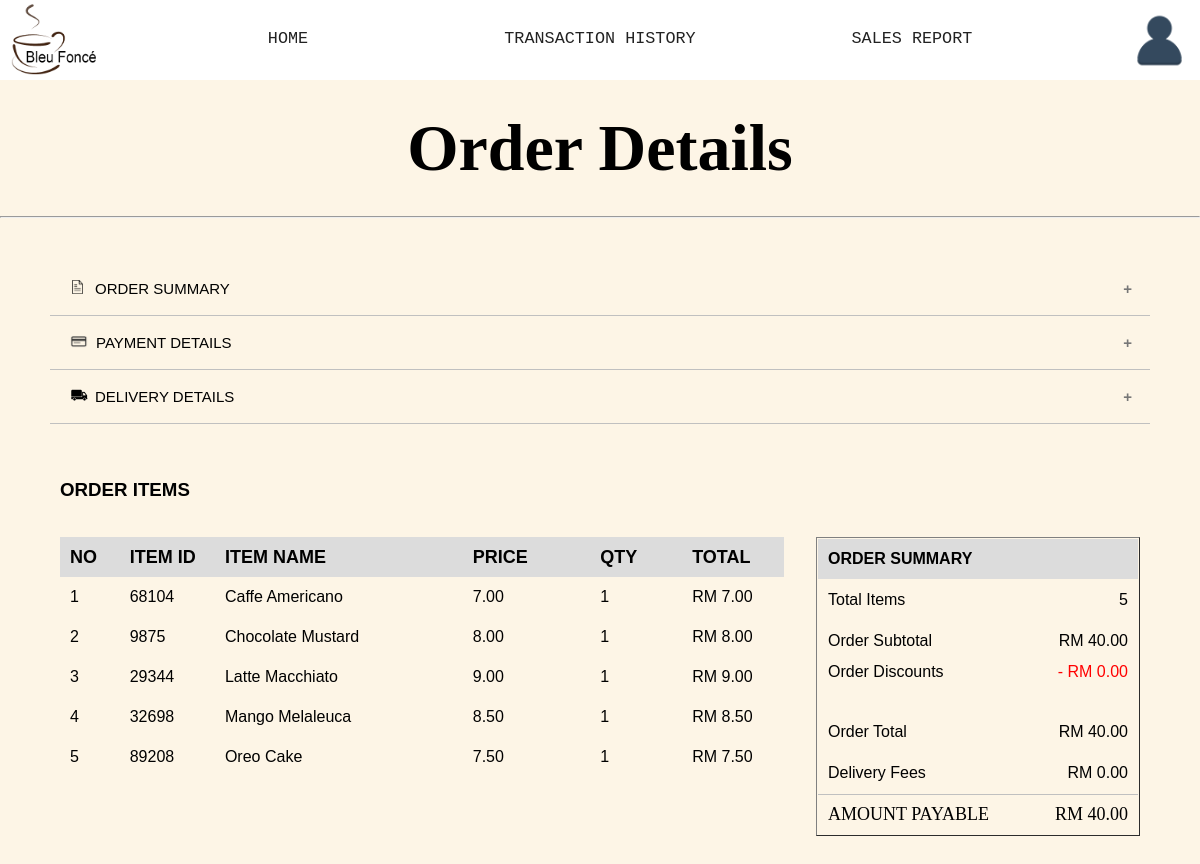
Page /ADMIN/A.View Order Detail.php?view&id=27043 on the committed database.
### tables this page shows
CREATE TABLE IF NOT EXISTS `order_detail` (
  `No` int(255) NOT NULL AUTO_INCREMENT,
  `Order_Date` date NOT NULL,
  `Order_ID` int(5) NOT NULL,
  `User_ID` int(5) NOT NULL,
  `Item_Category` varchar(100) NOT NULL,
  `Item_ID` int(5) NOT NULL,
  `Item_img` varchar(200) NOT NULL,
  `Item_Name` varchar(200) NOT NULL,
  `Unit_Price` decimal(4,2) NOT NULL,
  `Quantity` int(11) NOT NULL,
  `Total` decimal(5,2) NOT NULL,
  PRIMARY KEY (`No`)
);

CREATE TABLE IF NOT EXISTS `purchase_detail` (
  `Purchase_Date` date NOT NULL,
  `Order_ID` int(5) NOT NULL,
  `User_ID` int(5) NOT NULL,
  `Discount` decimal(4,2) NOT NULL,
  `Delivery_Fee` decimal(4,2) NOT NULL,
  `TotalPay` decimal(10,2) NOT NULL,
  `Pay_Type` varchar(200) NOT NULL,
  `Pay_Status` varchar(200) NOT NULL,
  `Order_Status` varchar(200) NOT NULL,
  `Delivery_Address` varchar(200) NOT NULL,
  PRIMARY KEY (`Order_ID`)
);

### ADMIN/A.View Order Detail.php (the view, shortened to what this page needs)
<!DOCTYPE HTML>
<?php include("dataconnection.php"); ?>
<html>
<head>
</head>
<body>
	<?php include("A.header.php");?>
	<h1>Order Details</h1>
	<hr/><br/><br/>
	<?php
	if(isset($_GET["view"]))
	{
		$oid = $_GET["id"];
		$top = "select * from purchase_detail where Order_ID = $oid";
		$resultTop = mysqli_query($connect, $top) or die (mysqli_error());
		$rowTop = mysqli_fetch_assoc($resultTop);
	?>
		<div style="margin-left:50px;margin-right:50px;">
			<button class="accordion"><img src="http://localhost/fyp/icon/od.png" width="11px;" style="padding-right:12px;padding-left:4px;" />ORDER SUMMARY</button>
			<button class="accordion" style="border-top: 1px solid #C0C0C0;"><img src="http://localhost/fyp/icon/payment.png" width="23px;" style="padding-right:5px;" />PAYMENT DETAILS</button>
			<button class="accordion" style="border-top: 1px solid #C0C0C0;"><img src="http://localhost/fyp/icon/car.png" width="20px;" style="padding-right:7px;" />DELIVERY DETAILS</button>
			<div class="panel" style="border-bottom: 1px solid #C0C0C0;">
				<div class="left">
				</div>
				<div class="right">
				</div>
			</div>
		</div>
		<br/><br/>
		<div style="width:90%;margin-left:auto;margin-right:auto;"><h3>ORDER ITEMS</h3></div>
		<br/>
		<div class="bottom">
		<div class="leftB">
			<table border="1">
					<tr style="font-size:18px;background-color:#DCDCDC;">
						<th style="width:50px;">NO</th>
						<th style="width:100px;">ITEM ID</th>
						<th style="width:350px;">ITEM NAME</th>
						<th style="width:150px;">PRICE</th>
						<th style="width:100px;">QTY</th>
						<th style="width:100px;">TOTAL</th>
					</tr>
					<?php
					$a=0;
					$subtol=0;
					$num=0;
					$bottom = "SELECT * FROM order_detail WHERE Order_ID = $oid ORDER BY Item_Name ASC";
					$resultBottom = mysqli_query($connect, $bottom) or die (mysqli_error());
					if(mysqli_num_rows($resultBottom)>0)
					{
						while($rowBottom=mysqli_fetch_assoc($resultBottom))
						{
							$tol = $rowBottom["Unit_Price"]*$rowBottom["Quantity"];
							$subtol+=$tol;
							$num+=$rowBottom["Quantity"];
					?>
					<tr>
						<td><?php echo ++$a; ?></td>
						<td><?php echo $rowBottom["Item_ID"]; ?></td>
						<td><?php echo $rowBottom["Item_Name"]; ?></td>
						<td><?php echo $rowBottom["Unit_Price"]; ?></td>
						<td><?php echo $rowBottom["Quantity"]; ?></td>
						<td><?php echo "RM ".$rowBottom["Total"]; ?></td>
					</tr>
					<?php
						}
					}
					?>
			</table>
		</div>
		<div class="rightB">
			<table border="1" >
				<tr style="background-color:#DCDCDC;">
					<th style="width:300px;">ORDER SUMMARY</th>
				</tr>
				<tr>
					<td>
						<span class="Rleft">Total Items</span>
						<span class="Rright"><?php echo $num; ?><span>
					</td>
				</tr>
				<tr>
					<td>
						<span class="Rleft">Order Subtotal</span>
						<span class="Rright"><?php echo "RM ".number_format($subtol,2);?><span>
					</td>
				</tr>
				<tr>
					<td style="padding-bottom:30px;">
						<span class="Rleft">Order Discounts</span>
						<span class="Rright" style="color:red;"><?php echo "- RM ".number_format($rowTop["Discount"],2);?><span>
					</td>
				</tr>
				<tr>
					<td>
						<span class="Rleft">Order Total</span>
						<span class="Rright">
							<?php
								$total = $subtol-$rowTop["Discount"];
								echo "RM ".number_format($total,2);
							?>
					</td>
				</tr>
				<tr>
					<td>
						<span class="Rleft">Delivery Fees</span>
						<span class="Rright"><?php echo "RM ".number_format($rowTop["Delivery_Fee"],2); ?><span>
					</td>
				</tr>
				<tr>
					<td style="border-top:1px solid #C0C0C0;font-size:18px;font-family:Times New Roman;">
						<span class="Rleft">AMOUNT PAYABLE</span>
						<span class="Rright"><?php echo "RM ".number_format($rowTop["TotalPay"],2); ?><span>
					</td>
				</tr>
			</table>
		</div>
		</div>
	<?php
	}
	?>
</body>
</html>

### ADMIN/A.View Order Detail.php (style rules this page uses)
body { background-color:#FDF5E6; }
h1 { text-align:center; font-size:5.5vw; margin:30px; }
.accordion { background-color:#FDF5E6; cursor: pointer; padding: 18px; width: 100%; border:none; text-align: left; outline: none; font-size: 15px; transition: 0.4s; }
.accordion:after { content: '\002B'; color: #777; font-weight: bold; float: right; margin-left: 5px; }
.panel { padding: 0 20px; padding-left:30px; background-color:#FDF5E6; max-height: 0; overflow: hidden; transition: max-height 0.2s ease-out; }
.left { float:left; padding-left:20px; padding-top:10px; padding-bottom:10px; }
.right { border-left:1px solid #FDF5E6; padding-left:20px; float:left; margin-left:30px; padding-top:10px; padding-bottom:10px; }
.inside table, tr, th, td { border-collapse:collapse; border:none; border-spacing:1px; padding-left:10px; padding-right:10px; }
.bottom { width:90%; margin-left:auto; margin-right:auto; }
.leftB { float:left; border-spacing:1px; width:67%; }
.leftB table, tr, th, td { border-collapse:collapse; border:none; padding-left:10px; padding-right:10px; }
.leftB table, tr, th { padding-left:10px; padding-right:10px; }
.leftB tr { height:40px; text-align:left; }
.rightB { float:right; margin-bottom:5%; width: 30%; }
.rightB table { width:100%; }
.rightB table, tr, th, td { border-spacing:1px; }
.rightB tr { height:40px; text-align:left; }
.Rleft { float:left; }
.Rright { float:right; }

### ADMIN/A.header.php (style rules this page uses)
body { margin: 0; font-family: Arial, Helvetica, sans-serif; background-color:#FDF5E6; margin-bottom:10%; }
h1 { font-family:times new roman; }

### rows in the picture
order_detail: Item_ID "68104", Item_Name "Caffe Americano", Unit_Price "7.00", Quantity "1", Total "7.00"
order_detail: Item_ID "9875", Item_Name "Chocolate Mustard", Unit_Price "8.00", Quantity "1", Total "8.00"
order_detail: Item_ID "29344", Item_Name "Latte Macchiato", Unit_Price "9.00", Quantity "1", Total "9.00"
order_detail: Item_ID "32698", Item_Name "Mango Melaleuca", Unit_Price "8.50", Quantity "1", Total "8.50"
order_detail: Item_ID "89208", Item_Name "Oreo Cake", Unit_Price "7.50", Quantity "1", Total "7.50"
purchase_detail: Discount "0.00", Discount "40.00", Delivery_Fee "0.00", TotalPay "40.00"

### other values in the picture
$num "5"
$subtol "40.00"
